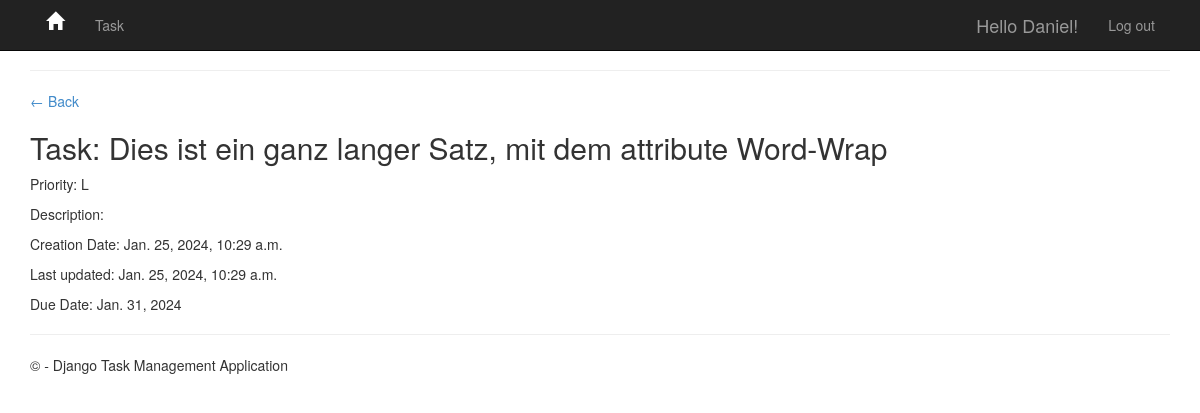
Screenshot of /task/31/ (signed in) with the database file from the repository.
### app/models.py (models this page shows, shortened)
class Task(models.Model):
    PRIORITY_CHOICES = [
        ('L', 'Low'),
        ('M', 'Medium'),
        ('H', 'High'),
        ('F', 'Fast Lane'),
    ]
    due_date = models.DateField(
        auto_now_add=False, auto_now=False, blank=True, null=True)
    user = models.ForeignKey(
        User, on_delete=models.CASCADE, null=True, blank=True)
    title = models.CharField(max_length=200)
    description = models.TextField(null=True, blank=True)
    complete = models.BooleanField(default=False)
    create = models.DateTimeField(auto_now_add=True)
    update = models.DateTimeField(auto_now=True)
    priority = models.CharField(
        max_length=1,
        choices=PRIORITY_CHOICES,
        default='L',
    )
    class Meta:
        ordering = ['complete']

### app/views.py (the view)
# urls.py: path('task/<int:pk>/', views.TaskDetail.as_view(), name='task'),
class TaskDetail(LoginRequiredMixin, DetailView):
    model = Task
    context_object_name = 'task'
    template_name = 'app/task.html'

### app/templates/app/task.html
{% extends 'app/layout.html' %}
{% block content %}
<hr />
<p><a href="{% url 'tasks' %}">&#8592; Back</a></p>
<h2>Task: {{ task.title }}</h2>
<p>Priority: {{ task.priority }}</p>
<p>Description: {{ task.description }}</p>
<p>Creation Date: {{ task.create }}</p>
<p>Last updated: {{ task.update }}</p>
<p>Due Date: {{ task.due_date }}</p>
{% endblock content %}

### app/templates/app/loginpartial.html (shortened to what this page needs)
{% if user.is_authenticated %}
<form id="logoutForm" action="/logout/" method="post" class="navbar-right">
    <ul class="nav navbar-nav navbar-right">
        <li><span class="navbar-brand">Hello {{ user.username }}!</span></li>
        <li><a href="javascript:document.getElementById('logoutForm').submit()">Log out</a></li>
    </ul>
</form>
{% else %}
<ul class="nav navbar-nav navbar-right">
    <li><a href="{% url 'login' %}">Log in</a></li>
    <li><a href="{% url 'signup' %}">Sign up</a></li>
</ul>
{% endif %}

### app/static/app/content/site.css (style rules this page uses)
body { padding-top: 50px; padding-bottom: 20px; }

### rows the page displays
Task: title "Dies ist ein ganz langer Satz, mit dem attribute Word-Wrap", priority "L", create "Jan. 25, 2024, 10:29 a.m.", update "Jan. 25, 2024, 10:29 a.m.", due_date "Jan. 31, 2024"

### other values shown
{{ user.username }} "Daniel"
